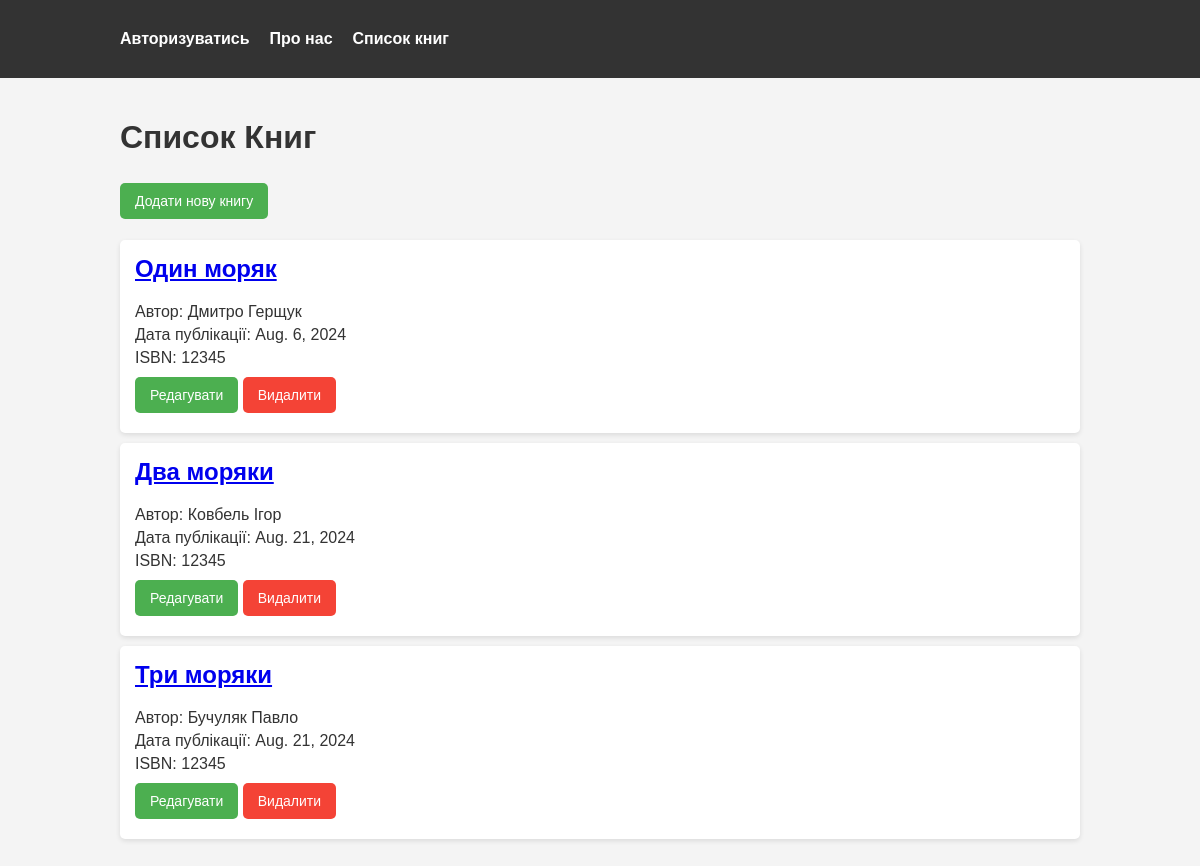
Screenshot of /book/books/ with the database file from the repository.
### Book/models.py (models this page shows, shortened)
class Book(models.Model):
    title = models.CharField(max_length=30)
    author = models.CharField(max_length=30)
    published_date = models.DateField()
    isbn = models.PositiveIntegerField()

### Book/views.py (the view)
# urls.py: path('books/', BookListView.as_view(), name='book_list'),  # URL для списку книг
class BookListView(ListView):
    model = Book
    template_name = 'book_list.html'
    context_object_name = 'books'

### templates/book_list.html (shortened to what this page needs)
{% extends 'base.html' %}
{% block content %}
    <h1>Список Книг</h1>
    <a href="{% url 'book_create' %}" class="btn">Додати нову книгу</a>
    <ul class="book-list">
        {% for book in books %}
            <li>
                <h2><a href="{% url 'book_detail' book.id %}">{{ book.title }}</a></h2>
                <p>Автор: {{ book.author }}</p>
                <p>Дата публікації: {{ book.published_date }}</p>
                <p>ISBN: {{ book.isbn }}</p>
                <a href="{% url 'book_update' book.id %}" class="btn">Редагувати</a>
                <a href="{% url 'book_delete' book.id %}" class="btn-delete">Видалити</a>
            </li>
        {% empty %}
            <p>Немає книг у базі даних.</p>
        {% endfor %}
    </ul>
{% endblock %}

### templates/base.html (shortened to what this page needs)
{% load static %}
<!DOCTYPE html>
<html lang="uk">
<head>
    <link rel="stylesheet" href="{% static 'css/styles.css' %}">
</head>
<body>
    <header>
        <nav class="navbar">
            <div class="container">
                <ul class="navbar-menu">
                    <li><a href="{% url 'login' %}">Авторизуватись</a></li>
                    <li><a href="{% url 'about' %}">Про нас</a></li>
                    <li><a href="{% url 'book_list' %}">Список книг</a></li>
                </ul>
            </div>
        </nav>
    </header>
    <main class="content">
        <div class="container">
            {% block content %}{% endblock %}
        </div>
    </main>
</body>
</html>

### static/css/styles.css (style rules this page uses)
body { font-family: Arial, sans-serif; margin: 0; padding: 0; background-color: #f4f4f4; color: #333; }
.container { width: 80%; margin: 0 auto; padding: 20px; }
.navbar { background-color: #333; color: #fff; padding: 10px 0; }
.navbar .container { display: flex; justify-content: space-between; align-items: center; }
.navbar-menu { list-style: none; display: flex; margin: 0; padding: 0; }
.navbar-menu li { margin-right: 20px; }
.navbar-menu a { color: #fff; text-decoration: none; font-weight: bold; }
.book-list { list-style: none; padding: 0; }
.book-list li { background: #fff; margin-bottom: 10px; padding: 15px; border-radius: 5px; box-shadow: 0 2px 5px rgba(0, 0, 0, 0.1); }
.book-list h2 { margin-top: 0; }
.book-list p { margin: 5px 0; }
.btn { background-color: #4CAF50; color: white; border: none; padding: 10px 15px; text-align: center; text-decoration: none; display: inline-block; font-size: 14px; margin: 5px 0; cursor: pointer; border-radius: 5px; transition: background-color 0.3s; }
.btn-delete { background-color: #f44336; color: white; border: none; padding: 10px 15px; text-align: center; text-decoration: none; display: inline-block; font-size: 14px; margin: 5px 0; cursor: pointer; border-radius: 5px; transition: background-color 0.3s; }

### rows the page displays
Book: title "Один моряк", author "Дмитро Герщук", published_date "Aug. 6, 2024", isbn "12345"
Book: title "Два моряки", author "Ковбель Ігор", published_date "Aug. 21, 2024", isbn "12345"
Book: title "Три моряки", author "Бучуляк Павло", published_date "Aug. 21, 2024", isbn "12345"
